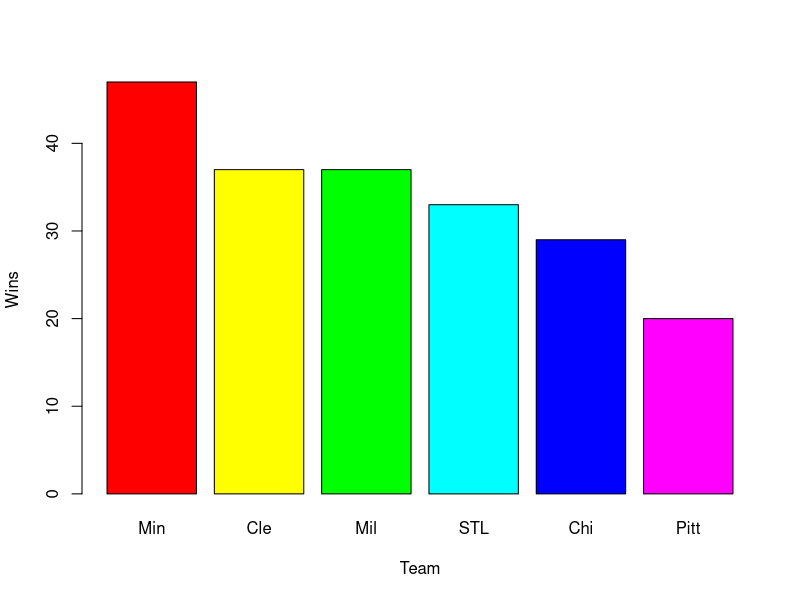
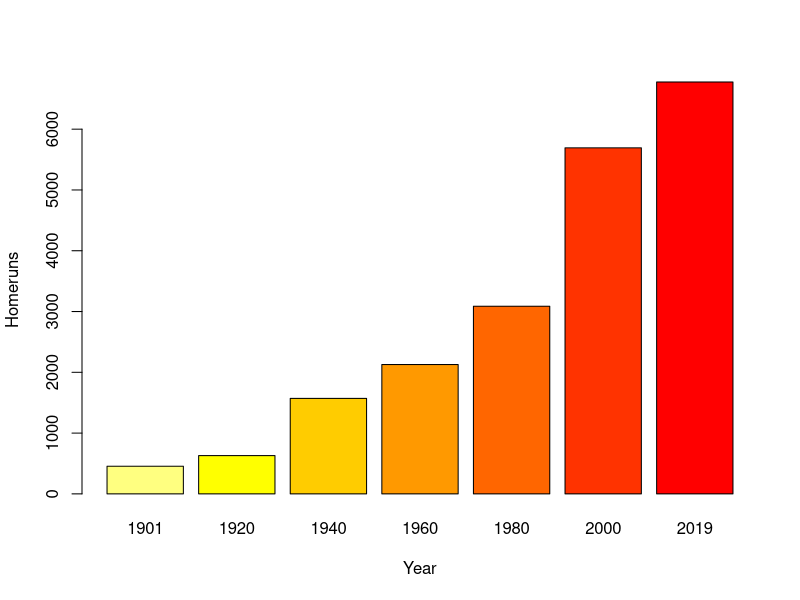
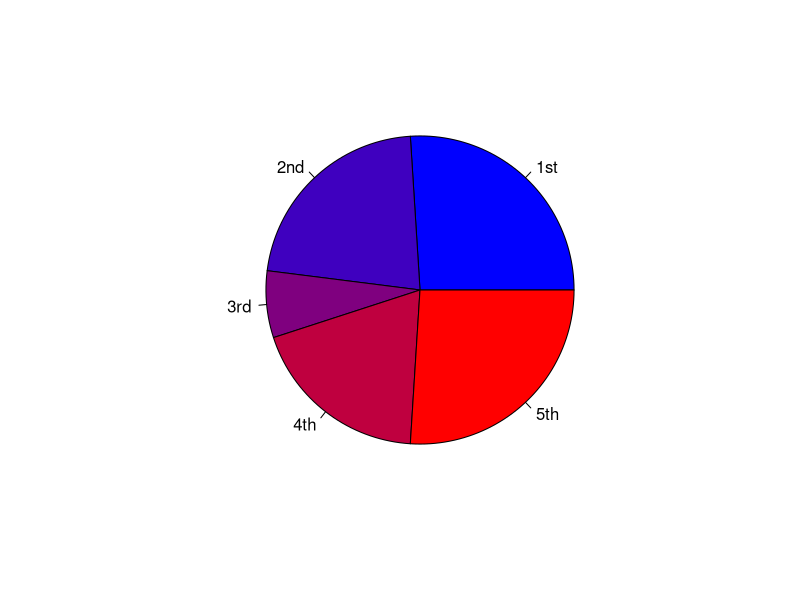

The R script that drew these images, in order:
## ---- chunk 1
#knitr::opts_chunk$set(results = "hide")
## ---- chunk 2
library(ggplot2)
wins <- c(47,37,37,33,29,20)
team <- c("Min","Cle","Mil","STL","Chi","Pitt")
barplot(wins, names.arg = team, col = rainbow(6), xlab = "Team",ylab = "Wins")
## ---- chunk 3
homeruns <- c(455,630,1571,2128,3087,5693,6776)
year <- c("1901","1920","1940","1960","1980","2000","2019")
#avghr <- aggregate(homeruns~year,mean)
cols <-  heat.colors(length(homeruns), rev = T)
barplot(homeruns, names.arg = year, col = cols, xlab = "Year",ylab = "Homeruns")
## ---- chunk 4
standings <- data.frame(place = c("1st","2nd","3rd","4th","5th"), percent = c(26,22,7,19,26))
rwb <- colorRampPalette(c("blue", "red"))
pie(standings$percent, standings$place, col = rwb(5))
